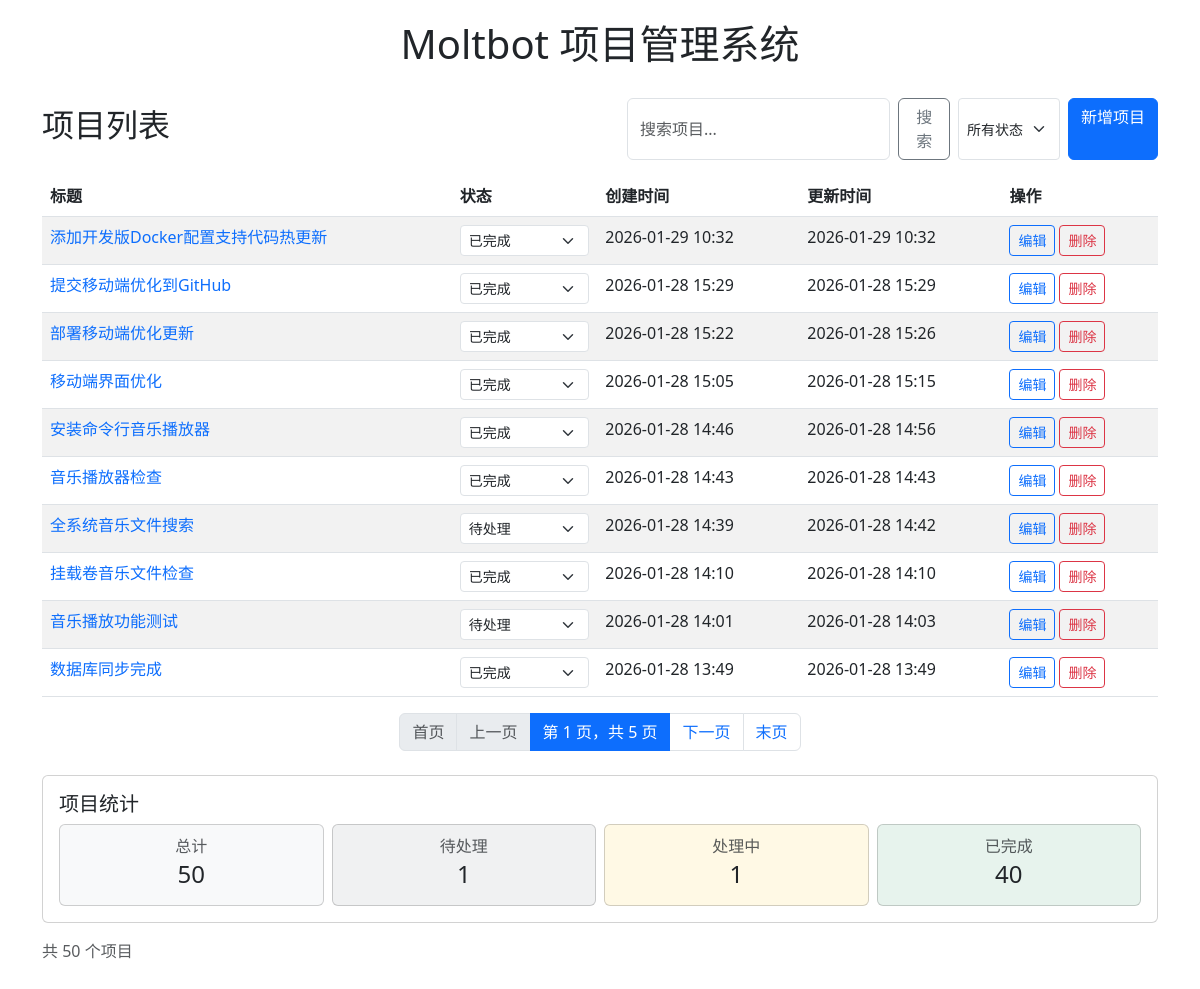
Before: / with the older database file.
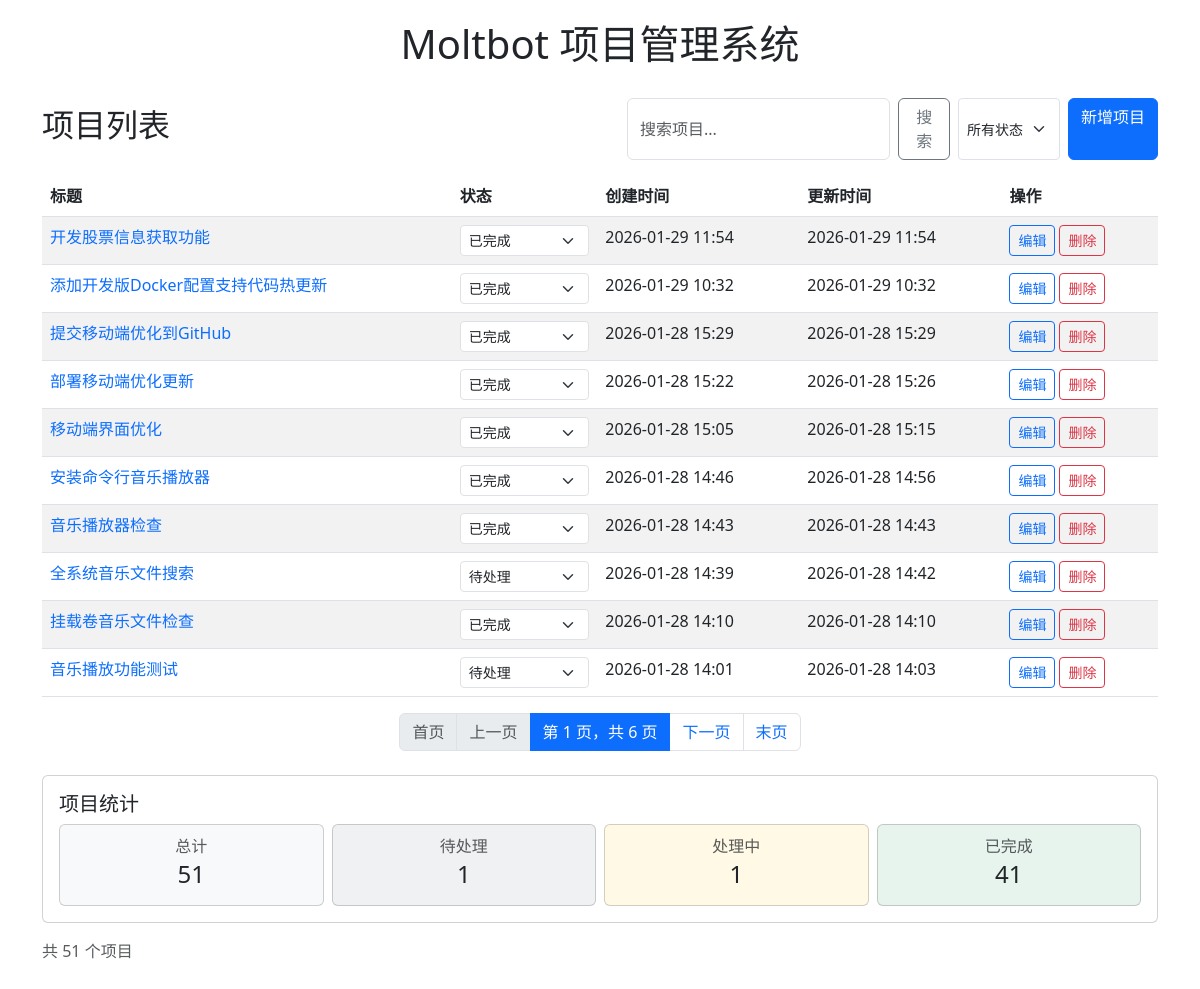
After: the same page with the newer database file.
### projects/models.py (models this page shows, shortened)
class Project(models.Model):
    STATUS_CHOICES = [
        ('pending', '待处理'),
        ('in_progress', '处理中'),
        ('completed', '已完成'),
        ('cancelled', '已取消'),
    ]
    title = models.CharField(max_length=200, verbose_name='项目标题')
    description = models.TextField(verbose_name='项目描述', blank=True)
    status = models.CharField(
        max_length=20,
        choices=STATUS_CHOICES,
        default='pending',
        verbose_name='状态'
    )
    created_at = models.DateTimeField(default=timezone.now, verbose_name='创建时间')
    updated_at = models.DateTimeField(auto_now=True, verbose_name='更新时间')
    result = models.TextField(verbose_name='处理结果', blank=True)
    notes = models.TextField(verbose_name='备注', blank=True)
    class Meta:
        verbose_name = '项目'
        verbose_name_plural = '项目'
        ordering = ['-created_at']

### projects/views.py (the view, shortened to what this page needs)
# urls.py: path('', views.project_list, name='project_list'),
def project_list(request):
    query = request.GET.get('q')
    status_filter = request.GET.get('status', '')
    projects = Project.objects.all()
    if status_filter:
        projects = projects.filter(status=status_filter)
    all_statuses = Project.STATUS_CHOICES
    total_count = Project.objects.count()
    pending_count = Project.objects.filter(status='pending').count()
    in_progress_count = Project.objects.filter(status='in_progress').count()
    completed_count = Project.objects.filter(status='completed').count()
    cancelled_count = Project.objects.filter(status='cancelled').count()
    paginator = Paginator(projects, 10)  # 每页显示10个项目
    page_number = request.GET.get('page')
    page_obj = paginator.get_page(page_number)
    return render(request, 'projects/project_list.html', {
        'projects': page_obj,
        'query': query,
        'selected_status': status_filter,
        'all_statuses': all_statuses,
        'total_count': total_count,
        'pending_count': pending_count,
        'in_progress_count': in_progress_count,
        'completed_count': completed_count,
        'cancelled_count': cancelled_count
    })

### projects/templates/projects/project_list.html (shortened to what this page needs)
{% extends 'base.html' %}
{% block content %}
<div class="row">
    <div class="col-md-12">
        <div class="d-flex flex-column flex-md-row justify-content-between align-items-start align-items-md-center mb-3 gap-2">
            <h2>项目列表</h2>
            <div class="d-flex gap-2 flex-wrap">
                <form method="GET" class="d-flex gap-2 flex-fill" style="max-width: 400px;">
                    <input type="text" name="q" value="{% if query %}{{ query }}{% endif %}" placeholder="搜索项目..." class="form-control">
                    <button type="submit" class="btn btn-outline-secondary">搜索</button>
                </form>
                <form method="GET" class="d-flex flex-fill" style="max-width: 200px;">
                    <select name="status" class="form-select form-select-sm" onchange="this.form.submit();">
                        <option value="">所有状态</option>
                    </select>
                </form>
                <a href="{% url 'project_create' %}" class="btn btn-primary">新增项目</a>
            </div>
        </div>
        {% if projects %}
            <div class="table-responsive">
                <table class="table table-striped table-hover">
                    <thead>
                        <tr>
                            <th>标题</th>
                            <th>状态</th>
                            <th class="d-none d-md-table-cell">创建时间</th>
                            <th class="d-none d-md-table-cell">更新时间</th>
                            <th>操作</th>
                        </tr>
                    </thead>
                    <tbody>
                        {% for project in projects %}
                        <tr>
                            <td>
                                <a href="{% url 'project_detail' project.pk %}" class="text-decoration-none">
                                    {{ project.title }}
                                </a>
                            </td>
                            <td>
                                <form method="post" action="{% url 'project_list' %}" class="d-inline status-form">
                                    <select name="status" class="form-select form-select-sm status-select" onchange="this.form.submit();">
                                        <option value="pending" {% if project.status == 'pending' %}selected{% endif %}>待处理</option>
                                        <option value="completed" {% if project.status == 'completed' %}selected{% endif %}>已完成</option>
                                    </select>
                                </form>
                            </td>
                            <td class="d-none d-md-table-cell">{{ project.created_at|date:"Y-m-d H:i" }}</td>
                            <td class="d-none d-md-table-cell">{{ project.updated_at|date:"Y-m-d H:i" }}</td>
                            <td>
                                <div class="d-flex flex-wrap gap-1">
                                    <a href="{% url 'project_edit' project.pk %}" class="btn btn-sm btn-outline-primary">编辑</a>
                                    <a href="{% url 'project_delete' project.pk %}" class="btn btn-sm btn-outline-danger">删除</a>
                                </div>
                            </td>
                        </tr>
                        {% endfor %}
                    </tbody>
                </table>
            </div>
            {% if projects.has_other_pages %}
                <nav aria-label="项目列表分页">
                    <ul class="pagination justify-content-center">
                        {% if projects.has_previous %}
                            <li class="page-item">
                                <a class="page-link" href="?{% if query %}q={{ query }}&{% endif %}{% if selected_status %}status={{ selected_status }}&{% endif %}page=1">首页</a>
                            </li>
                            <li class="page-item">
                                <a class="page-link" href="?{% if query %}q={{ query }}&{% endif %}{% if selected_status %}status={{ selected_status }}&{% endif %}page={{ projects.previous_page_number }}">上一页</a>
                            </li>
                        {% else %}
                            <li class="page-item disabled">
                                <span class="page-link">首页</span>
                            </li>
                            <li class="page-item disabled">
                                <span class="page-link">上一页</span>
                            </li>
                        {% endif %}
                        <li class="page-item active">
                            <span class="page-link">
                                第 {{ projects.number }} 页，共 {{ projects.paginator.num_pages }} 页
                            </span>
                        </li>
                        {% if projects.has_next %}
                            <li class="page-item">
                                <a class="page-link" href="?{% if query %}q={{ query }}&{% endif %}{% if selected_status %}status={{ selected_status }}&{% endif %}page={{ projects.next_page_number }}">下一页</a>
                            </li>
                            <li class="page-item">
                                <a class="page-link" href="?{% if query %}q={{ query }}&{% endif %}{% if selected_status %}status={{ selected_status }}&{% endif %}page={{ projects.paginator.num_pages }}">末页</a>
                            </li>
                        {% endif %}
                    </ul>
                </nav>
            {% endif %}
            <div class="card mt-4">
                <div class="card-body">
                    <h5 class="card-title">项目统计</h5>
                    <div class="row row-cols-2 row-cols-md-4 g-2">
                        <div class="col">
                            <div class="card h-100 bg-light">
                                <div class="card-body text-center">
                                    <h6 class="card-subtitle mb-1 text-muted">总计</h6>
                                    <p class="card-text display-6" style="font-size: 1.5rem;">{{ total_count }}</p>
                                </div>
                            </div>
                        </div>
                        <div class="col">
                            <div class="card h-100 bg-secondary bg-opacity-10">
                                <div class="card-body text-center">
                                    <h6 class="card-subtitle mb-1 text-muted">待处理</h6>
                                    <p class="card-text display-6" style="font-size: 1.5rem;">{{ pending_count }}</p>
                                </div>
                            </div>
                        </div>
                        <div class="col">
                            <div class="card h-100 bg-warning bg-opacity-10">
                                <div class="card-body text-center">
                                    <h6 class="card-subtitle mb-1 text-muted">处理中</h6>
                                    <p class="card-text display-6" style="font-size: 1.5rem;">{{ in_progress_count }}</p>
                                </div>
                            </div>
                        </div>
                        <div class="col">
                            <div class="card h-100 bg-success bg-opacity-10">
                                <div class="card-body text-center">
                                    <h6 class="card-subtitle mb-1 text-muted">已完成</h6>
                                    <p class="card-text display-6" style="font-size: 1.5rem;">{{ completed_count }}</p>
                                </div>
                            </div>
                        </div>
                    </div>
                </div>
            </div>
            <div class="mt-3">
                <p class="text-muted">共 {{ projects.paginator.count }} 个项目</p>
            </div>
        {% endif %}
    </div>
</div>
{% endblock %}

### projects/templates/base.html (shortened to what this page needs)
<!DOCTYPE html>
<html lang="zh-CN">
<head>
    <link href="https://cdn.jsdelivr.net/npm/bootstrap@5.3.0/dist/css/bootstrap.min.css" rel="stylesheet">
    {% load static %}
    <link rel="stylesheet" type="text/css" href="{% static 'css/mobile_optimized.css' %}">
</head>
<body>
    <div class="container">
        <div class="header">
            <h1 class="text-center">{% block header %}Moltbot 项目管理系统{% endblock %}</h1>
        </div>
        <div class="content">
            {% block content %}
            {% endblock %}
        </div>
    </div>
</body>
</html>

### projects/templates/base.html (style rules this page uses)
body { padding-top: 20px; padding-bottom: 20px; font-size: 16px; }
.header { margin-bottom: 30px; }

Changed rows visible on the page:
no longer on this page (row edited): Project: title "数据库同步完成", status "已完成", created_at "2026-01-28 13:49", updated_at "2026-01-28 13:49"
added Project: title "开发股票信息获取功能", status "已完成", created_at "2026-01-29 11:54", updated_at "2026-01-29 11:54"
Other visible differences:
{{ projects.paginator.num_pages }}: "5" → "6"
{{ total_count }}: "50" → "51"
{{ completed_count }}: "40" → "41"
{{ projects.paginator.count }}: "50" → "51"
